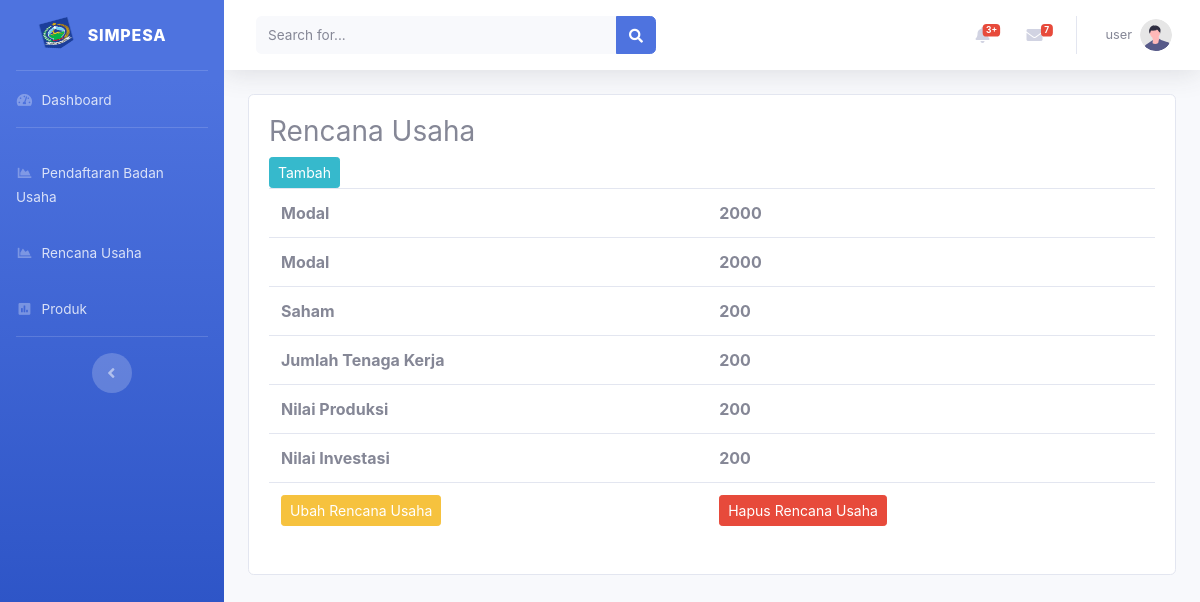
Page /dashboard/index.php?r=rencana_usaha/index (signed in) on the committed database.
### tables this page shows
CREATE TABLE `rencana_usaha` (
  `id` int(11) NOT NULL,
  `modal` int(11) NOT NULL,
  `saham` int(11) NOT NULL,
  `jumlah_tenaga_kerja` int(11) NOT NULL,
  `nilai_produksi` int(11) NOT NULL,
  `nilai_investasi` int(11) NOT NULL,
  PRIMARY KEY (`id`)
);

### dashboard/index.php (called while the page is built, shortened)
<?php require_once '../config/conn.php'; ?>
<?php require_once 'layouts/header.php'; ?>
<?php include 'layouts/sidebar.php'; ?>
<?php $page = $_REQUEST['r']; ?>
<?php include_once $page.'.php'; ?>
<?php include 'layouts/footer.php'; ?>

### config/conn.php (called while the page is built, shortened)
<?php
function Connect(){
    $connect = mysqli_connect(HOST, DB_USER, DB_PASSWORD,DB_NAME);
    if($connect){
        return $connect;
    } else {
      return FALSE;
    }
}
?>

### dashboard/rencana_usaha/func.php (called while the page is built, shortened)
<?php
function GetAll(){
  $query = "SELECT * FROM rencana_usaha";
  $exe = mysqli_query(Connect(),$query);
  while($data = mysqli_fetch_array($exe)){
    $datas[] = array('id' => $data['id'],
		'modal' => $data['modal'],
		'saham' => $data['saham'],
		'jumlah_tenaga_kerja' => $data['jumlah_tenaga_kerja'],
		'nilai_produksi' => $data['nilai_produksi'],
		'nilai_investasi' => $data['nilai_investasi'],
    );
  }
  return $datas;
}
?>

### dashboard/rencana_usaha/index.php (the view, shortened to what this page needs)
    <h3>Rencana Usaha</h3>
    <a href='?r=rencana_usaha/create' class='btn btn-info btn-sm'>Tambah</a>
    <br>
    <div class='table-responsive'>
    <table class='table table-hover'>
      <tr>
      <th>Modal </th>
      <th>   <?php
      $ga = GetAll();
      if(isset($ga)){
      foreach($ga as $data){
       echo $data['modal'];
      }
    }
      ?></th>
      </tr>
      <tr>
      <th>Modal </th>
      <th>   <?php
      $ga = GetAll();
      if(isset($ga)){
      foreach($ga as $data){
       echo $data['modal'];
      }
    }
      ?></th>
       <tr>
      <th>Saham </th>
      <th>   <?php
      $ga = GetAll();
      if(isset($ga)){
      foreach($ga as $data){
       echo $data['saham'];
      }
    }
      ?></th>
      </tr>
      <tr>
      <th>Jumlah Tenaga Kerja</th>
      <th>   <?php
      $ga = GetAll();
      if(isset($ga)){
      foreach($ga as $data){
       echo $data['jumlah_tenaga_kerja'];
      }
    }
      ?></th>
       <tr>
      <th>Nilai Produksi</th>
      <th>   <?php
      $ga = GetAll();
      if(isset($ga)){
      foreach($ga as $data){
       echo $data['nilai_produksi'];
      }
    }
      ?></th>
       <tr>
      <th>Nilai Investasi</th>
      <th>   <?php
      $ga = GetAll();
      if(isset($ga)){
      foreach($ga as $data){
       echo $data['nilai_investasi'];
      }
    }
      ?></th>
        <tr>
<td>
<form method='POST' action='?r=rencana_usaha/edit'>
        <input type='submit' name='edit' Value='Ubah Rencana Usaha' class='btn btn-warning btn-sm'>
        </form>
</td>
<td>
<form method='POST' action=''>
        <input type='submit' name='delete' Value='Hapus Rencana Usaha' class='btn btn-danger btn-sm'>
        </form>
</td>
</tr>
      </tr>
      </tr>
      </tr>
      </tr>
    </table>
    </div>

### rows in the picture
rencana_usaha: modal "2000", saham "200", jumlah_tenaga_kerja "200", nilai_produksi "200", nilai_investasi "200"

### other values in the picture
$_SESSION['nama'] "user"
